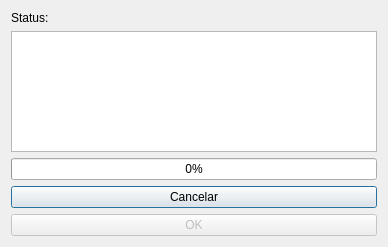
<?xml version="1.0" encoding="UTF-8"?>
<ui version="4.0">
 <class>DlgProgressBar</class>
 <widget class="QDialog" name="DlgProgressBar">
  <property name="geometry">
   <rect>
    <x>0</x>
    <y>0</y>
    <width>388</width>
    <height>247</height>
   </rect>
  </property>
  <property name="windowTitle">
   <string>Gafanhoto</string>
  </property>
  <layout class="QVBoxLayout" name="verticalLayout">
   <item>
    <widget class="QLabel" name="label">
     <property name="text">
      <string>Status:</string>
     </property>
    </widget>
   </item>
   <item>
    <widget class="QPlainTextEdit" name="console">
     <property name="plainText">
      <string/>
     </property>
    </widget>
   </item>
   <item>
    <widget class="QProgressBar" name="progressBar">
     <property name="value">
      <number>0</number>
     </property>
    </widget>
   </item>
   <item>
    <widget class="QPushButton" name="btnCancelar">
     <property name="text">
      <string>Cancelar</string>
     </property>
    </widget>
   </item>
   <item>
    <widget class="QPushButton" name="btnOk">
     <property name="enabled">
      <bool>false</bool>
     </property>
     <property name="text">
      <string>OK</string>
     </property>
    </widget>
   </item>
  </layout>
 </widget>
 <resources/>
 <connections/>
</ui>
